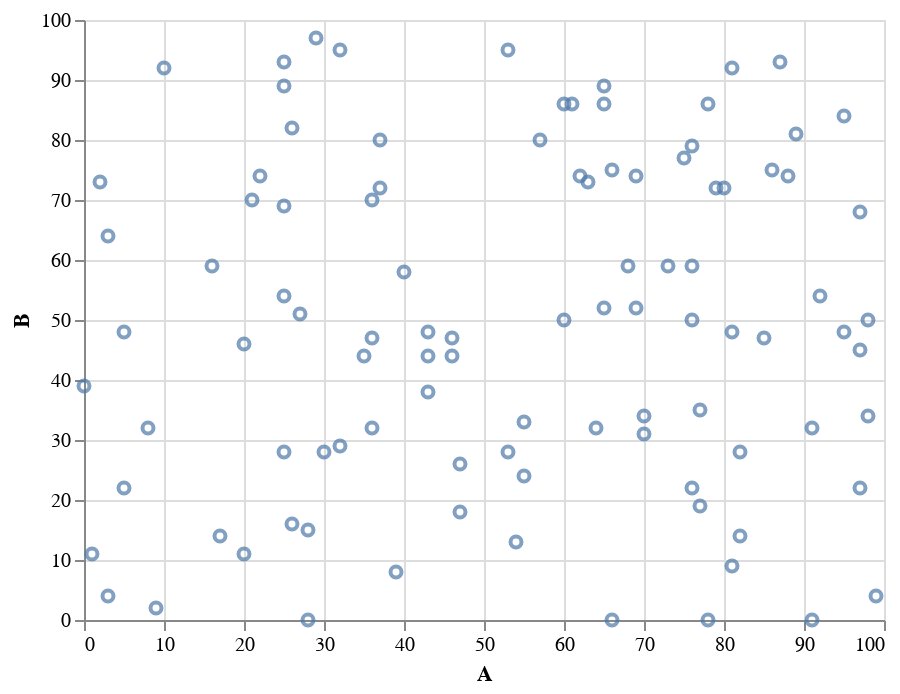

Notebook code for this chart:
### Code cell
import altair as alt
import pandas as pd
import numpy as np

#alt.renderers.enable('notebook')
# alt.renderers.enable('default')
# alt.renderers.enable('mimetype')
# alt.renderers.enable('jupyterlab')
# alt.renderers.enable('svg')

# This is a comment
df = pd.DataFrame(np.random.randint(
    0, 100, size=(100, 4)), columns=list('ABCD'))
(
  alt.Chart(df)
  .mark_point()
  .encode(
    x='A',
    y='B'
  )
)

### Figure 1 — Vega-Lite specification as saved in the notebook (floating-point values rounded to 4 significant figures)
{"config": {"view": {"continuousWidth": 400, "continuousHeight": 300}}, "data": {"name": "data-e3fd6253a62010abd67c5ec20ef2d8b0"}, "mark": "point", "encoding": {"x": {"field": "A", "type": "quantitative"}, "y": {"field": "B", "type": "quantitative"}}, "$schema": "https://vega.github.io/schema/vega-lite/v4.17.0.json", "datasets": {"data-e3fd6253a62010abd67c5ec20ef2d8b0": [{"A": 82, "B": 28, "C": 1, "D": 95}, {"A": 82, "B": 14, "C": 14, "D": 68}, {"A": 65, "B": 89, "C": 90, "D": 27}, {"A": 97, "B": 45, "C": 16, "D": 14}, {"A": 81, "B": 48, "C": 96, "D": 30}, {"A": 8, "B": 32, "C": 15, "D": 80}, {"A": 98, "B": 34, "C": 91, "D": 61}, {"A": 81, "B": 9, "C": 1, "D": 98}, {"A": 95, "B": 48, "C": 58, "D": 5}, {"A": 47, "B": 26, "C": 7, "D": 79}, {"A": 55, "B": 24, "C": 9, "D": 43}, {"A": 9, "B": 2, "C": 75, "D": 33}, {"A": 92, "B": 54, "C": 85, "D": 4}, {"A": 64, "B": 32, "C": 12, "D": 57}, {"A": 76, "B": 22, "C": 85, "D": 85}, {"A": 25, "B": 69, "C": 23, "D": 85}, {"A": 43, "B": 38, "C": 95, "D": 69}, {"A": 60, "B": 50, "C": 22, "D": 59}, {"A": 68, "B": 59, "C": 44, "D": 32}, {"A": 66, "B": 75, "C": 89, "D": 71}, {"A": 88, "B": 74, "C": 86, "D": 88}, {"A": 25, "B": 54, "C": 19, "D": 46}, {"A": 77, "B": 35, "C": 91, "D": 23}, {"A": 28, "B": 15, "C": 49, "D": 6}, {"A": 57, "B": 80, "C": 36, "D": 53}, {"A": 62, "B": 74, "C": 92, "D": 67}, {"A": 99, "B": 4, "C": 77, "D": 15}, {"A": 5, "B": 22, "C": 88, "D": 39}, {"A": 85, "B": 47, "C": 42, "D": 84}, {"A": 53, "B": 95, "C": 61, "D": 88}, {"A": 69, "B": 74, "C": 29, "D": 56}, {"A": 20, "B": 46, "C": 44, "D": 75}, {"A": 73, "B": 59, "C": 19, "D": 70}, {"A": 54, "B": 13, "C": 15, "D": 74}, {"A": 36, "B": 32, "C": 85, "D": 8}, {"A": 32, "B": 29, "C": 21, "D": 41}, {"A": 91, "B": 0, "C": 7, "D": 72}, {"A": 16, "B": 59, "C": 26, "D": 11}, {"A": 97, "B": 22, "C": 92, "D": 1}, {"A": 3, "B": 4, "C": 48, "D": 90}, {"A": 36, "B": 47, "C": 43, "D": 84}, {"A": 60, "B": 86, "C": 78, "D": 7}, {"A": 65, "B": 86, "C": 91, "D": 67}, {"A": 37, "B": 80, "C": 55, "D": 71}, {"A": 97, "B": 68, "C": 40, "D": 68}, {"A": 80, "B": 72, "C": 84, "D": 90}, {"A": 76, "B": 79, "C": 41, "D": 78}, {"A": 43, "B": 44, "C": 82, "D": 98}, {"A": 77, "B": 19, "C": 18, "D": 32}, {"A": 20, "B": 11, "C": 62, "D": 7}, {"A": 40, "B": 58, "C": 88, "D": 86}, {"A": 87, "B": 93, "C": 40, "D": 75}, {"A": 63, "B": 73, "C": 14, "D": 27}, {"A": 25, "B": 89, "C": 98, "D": 23}, {"A": 86, "B": 75, "C": 88, "D": 42}, {"A": 2, "B": 73, "C": 1, "D": 31}, {"A": 76, "B": 50, "C": 26, "D": 3}, {"A": 76, "B": 59, "C": 28, "D": 51}, {"A": 0, "B": 39, "C": 96, "D": 70}, {"A": 70, "B": 31, "C": 31, "D": 55}, {"A": 79, "B": 72, "C": 37, "D": 24}, {"A": 26, "B": 82, "C": 17, "D": 37}, {"A": 22, "B": 74, "C": 65, "D": 49}, {"A": 47, "B": 18, "C": 58, "D": 38}, {"A": 25, "B": 28, "C": 40, "D": 15}, {"A": 70, "B": 34, "C": 5, "D": 14}, {"A": 30, "B": 28, "C": 59, "D": 11}, {"A": 89, "B": 81, "C": 39, "D": 10}, {"A": 5, "B": 48, "C": 5, "D": 46}, {"A": 10, "B": 92, "C": 54, "D": 0}, {"A": 53, "B": 28, "C": 48, "D": 96}, {"A": 75, "B": 77, "C": 72, "D": 52}, {"A": 91, "B": 32, "C": 57, "D": 72}, {"A": 61, "B": 86, "C": 46, "D": 72}, {"A": 98, "B": 50, "C": 4, "D": 29}, {"A": 26, "B": 16, "C": 15, "D": 41}, {"A": 37, "B": 72, "C": 61, "D": 8}, {"A": 66, "B": 0, "C": 98, "D": 28}, {"A": 36, "B": 70, "C": 44, "D": 2}, {"A": 81, "B": 92, "C": 4, "D": 72}, {"A": 25, "B": 93, "C": 89, "D": 83}, {"A": 46, "B": 44, "C": 10, "D": 38}, {"A": 65, "B": 52, "C": 89, "D": 29}, {"A": 21, "B": 70, "C": 20, "D": 99}, {"A": 39, "B": 8, "C": 12, "D": 45}, {"A": 78, "B": 86, "C": 94, "D": 61}, {"A": 43, "B": 48, "C": 25, "D": 25}, {"A": 55, "B": 33, "C": 80, "D": 54}, {"A": 28, "B": 0, "C": 56, "D": 52}, {"A": 29, "B": 97, "C": 14, "D": 32}, {"A": 17, "B": 14, "C": 2, "D": 79}, {"A": 46, "B": 47, "C": 14, "D": 3}, {"A": 27, "B": 51, "C": 13, "D": 95}, {"A": 1, "B": 11, "C": 36, "D": 92}, {"A": 95, "B": 84, "C": 43, "D": 11}, {"A": 35, "B": 44, "C": 69, "D": 93}, {"A": 78, "B": 0, "C": 68, "D": 49}, {"A": 3, "B": 64, "C": 40, "D": 67}, {"A": 69, "B": 52, "C": 91, "D": 4}, {"A": 32, "B": 95, "C": 41, "D": 49}]}}
